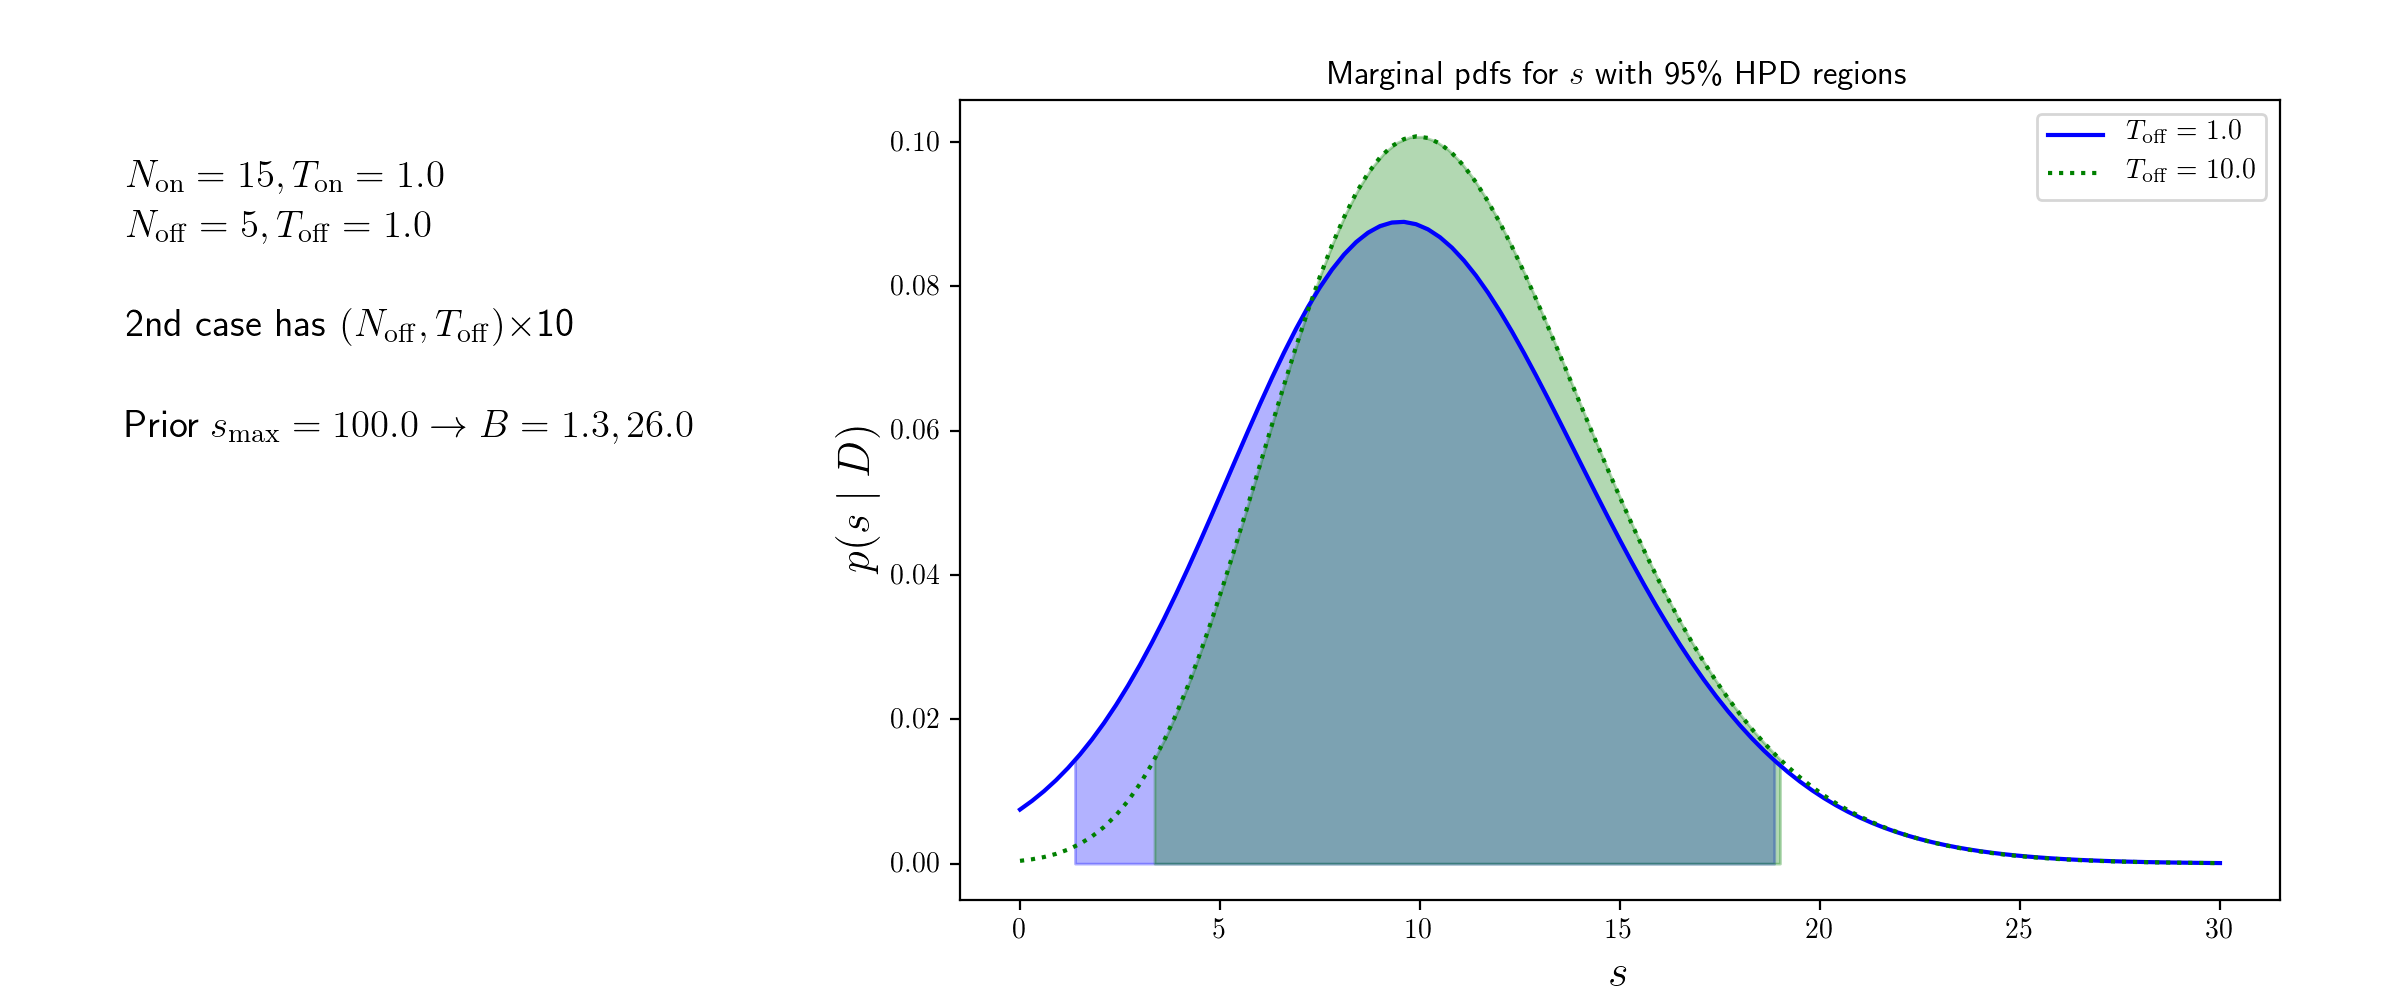

Reproduce this figure in Python.
from matplotlib.pyplot import *
from numpy import *
from inference.count.onoff import OnOff
from inference.grid.hpd import HPD1D
from inference.grid.hpdgrid import HPDGrid1D


ion()


def text_rel(x, y, s, fontdict=None, **kwargs):
    """
    A convenience function for rendering text on the current plot axes
    using relative (0:1) coordinates rather than the default logical (data)
    coordinates.  It left-justifies text horizontally and places the bottom
    at y by default.

    This can be accomplished with pylab's :text: function using the
    keyword argument transform=ax.transAxes, where :ax: is the current
    axes instance (e.g., from subplot or gca).  text_rel just saves the user
    from having to pass this argument, which can be a nuisance because of
    the need for the axes instance.
    """
    # Add kwargs as required.
    if 'horizontalalignment' not in kwargs:
        kwargs['horizontalalignment'] = 'left'
    if 'verticalalignment' not in kwargs:
        kwargs['verticalalignment'] = 'bottom'
    kwargs['transform'] = gca().transAxes
    text(x, y, s, fontdict, **kwargs)


# Parameters for an on-off example:
n_on, T_on = 15, 1.
n_off, T_off = 5, 1.
oo = OnOff(n_on, T_on, n_off, T_off)

# Upper limit for flat prior on the signal rate:
s_max = 100.

# This is the upper limit for the grid we'll calculate L(s) on; it is
# smaller than the prior limit, s_max, because the likelihood becomes
# negligible for these data well before s_max; no sense wasting effort there.
s_hi = 30.

# We'll compare with a 2nd case that has a background integration interval
# bgfac * default case; we'll give it bgfac*n_off background counts.
bgfac = 10.
oo2 = OnOff(n_on, T_on, int(bgfac*n_off), bgfac*T_off)

# Some overall figure settings:
fig = figure(figsize=(12,5))  # wide figure, for two panels
rc('text', usetex=True)  # use TeX to render text; needed for some math symbols


# A "bare" subplot pane for displaying textual info:
fig.add_axes([0., 0., .35, 1.], frameon=False)  # left, bottom, width, height
xticks([])
yticks([])

# Write the on/off data.
text_rel(.15, .8, r'$N_{\rm on} = %i,   T_{\rm on} = %4.1f$' % (n_on, T_on), fontsize=14)
text_rel(.15, .75, r'$N_{\rm off} = %i,   T_{\rm off} = %4.1f$' % (n_off, T_off), fontsize=14)
text_rel(.15, .65, r'2nd case has $(N_{\rm off},T_{\rm off})\times$%-4.0f' % bgfac, fontsize=14)


# Do a crude model comparison, using a flat prior for the signal strength up
# to s_max.

# First, get log (marginal) likelihood values & adjust for the prior factor.
svals = linspace(0, s_hi, 101)
log_pdf = oo.siglml(svals) - log(s_max)

# Make an HPD instance.  We'll use it here just for the normalization constant,
# i.e., the marginal likelihood.  We could also just use something from
# scipy.integrate.
hpd1 = HPD1D(log_pdf, 0, s_hi)
log_marg = hpd1.norm()

# The Bayes factor favoring a nonzero signal is the ratio of the marginal
# likelihood to the likelihood for s=0.
bfac = exp(log_marg - oo.siglml(0.))

# Do the same for the 2nd case.
log_pdf = oo2.siglml(svals) - log(s_max)
hpd1 = HPD1D(log_pdf, 0, s_hi)
log_marg = hpd1.norm()
bfac2 = exp(log_marg - oo2.siglml(0.))


line = r'$\hbox{Prior}\; s_{\rm max} = %4.1f \rightarrow B = %4.1f, %4.1f$' %\
       (s_max, bfac, bfac2)
text_rel(.15, .55, line, fontsize=14)


# Plot the signal pdf; dashed curve has a longer background integration
# and thus a more precise background estimate.

fig.add_axes([.4, .1, .55, .8])
svals = linspace(0, s_hi, 101)  # signal levels for plot

# Plot normalized pdf for 1st case.
pdf1 = oo.sigmp(svals)
plot(svals, pdf1, 'b-', label=r'$T_{\rm off}=%4.1f$' % T_off)

# Find 95% HPD region and display it as a transparent fill.
hpd1 = HPD1D(log(pdf1), 0, s_hi)  # uses already calculated grid; note *log*;
                                # use HPDGrid1D if grid not already available
level, range = hpd1.critlevel(.95)  # returns level & array of boundaries

# For this unimodal case, we expect 1 boundary if the region includes s=0,
# and two boundaries otherwise; for plotting, we need to add the s=0 boundary
# if needed.
if len(range) == 1:
    range = (0., range[0])
sfill = linspace(range[0], range[1], 50)
fill_between(sfill, 0., oo.sigmp(sfill), color='b', alpha=0.3)

# Plot the pdf for 2nd case, and fill its 95% HPD region.
plot(svals, oo2.sigmp(svals), 'g:', lw=1.5,
     label=r'$T_{\rm off}=%4.1f$' % (bgfac*T_off,))


# Here we use HPDGrid1D, just to illustrate.

def logpdf2(s):
    return log(oo2.sigmp(s))


hpd2 = HPDGrid1D(logpdf2, 0, s_hi, 101)
level, range = hpd2.critlevel(.95)
if len(range) == 1:
    range = (0., range[0])
sfill = linspace(range[0], range[1], 50)
fill_between(sfill, 0., oo2.sigmp(sfill), color='g', alpha=0.3)

xlabel('$s$', fontsize=16)
ylabel('$p(s\mid D)$', fontsize=16)
legend()
title(r'Marginal pdfs for $s$ with 95\% HPD regions')


savefig('onoff_hpd.png')
